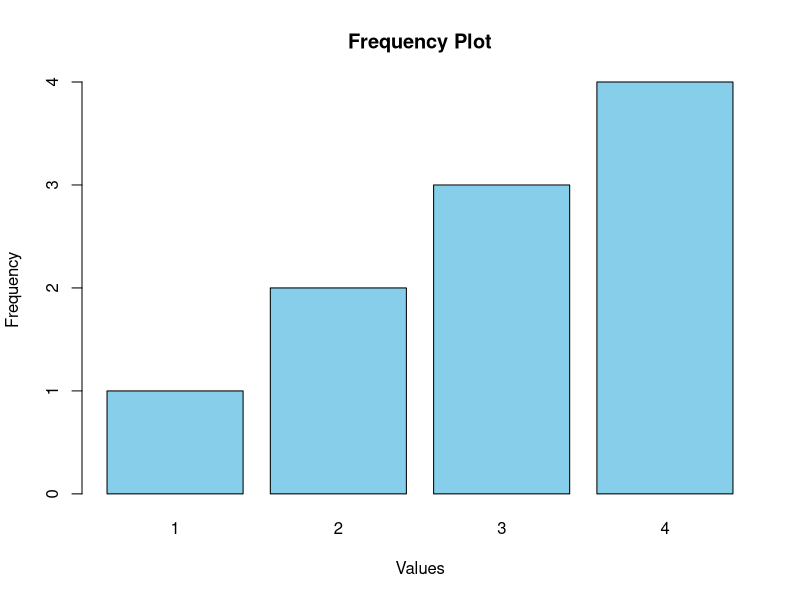

This chart was generated by the following R code:
#1) User-defined function to plot frequencies (in R)

#A frequency plot usually means a bar plot or histogram based on frequencies.
plot_frequency <- function(data_vector) {
  freq <- table(data_vector)
  barplot(freq,
          col = "skyblue",
          main = "Frequency Plot",
          xlab = "Values",
          ylab = "Frequency")
}


x <- c(1, 2, 2, 3, 3, 3, 4, 4, 4, 4)
plot_frequency(x)

#2) Use of Simulations

#Simulation is a technique used to imitate real-world processes using random numbers.

#Uses of simulations

#To study complex systems where mathematical solutions are difficult

#To estimate probabilities

#To analyze risk and uncertainty

#To test statistical models

#To validate theoretical results

#Used in finance, engineering, healthcare, weather forecasting

# Example: Tossing a coin thousands of times using a computer instead of physically tossing it.




#3) Perform simulations to show the observed probability tends towards theoretical probability
#with increase in sample size.
#Example: Coin Toss Simulation

#Theoretical probability of getting Head = 0.5
#set.seed(1)

simulate_coin <- function(n) {
  tosses <- sample(c("H", "T"), n, replace = TRUE)
  mean(tosses == "H")
}

sample_sizes <- c(10, 50, 100, 500, 1000, 5000)

observed_prob <- sapply(sample_sizes, simulate_coin)

result <- data.frame(
  Sample_Size = sample_sizes,
  Observed_Probability = observed_prob
)

print(result)


#Conclusion

#As sample size increases,
#observed probability approaches theoretical probability (0.5)
#This demonstrates the Law of Large Numbers



#4) Monte-Carlo Simulation
#Monte-Carlo Simulation is a simulation technique that uses random sampling and repeated trials to solve problems.
#Key Characteristics
#Uses random numbers
#Repeated many times (iterations)
#Estimates unknown quantities (probability, mean, area, risk)

#Example: Estimating π (Pi)
n <- 10000
x <- runif(n)
y <- runif(n)

inside_circle <- (x^2 + y^2) <= 1
pi_estimate <- 4 * mean(inside_circle)

pi_estimate


#5) Limitations of Simulations
#Major Limitations
#Computationally expensive for large simulations
#Results depend on random number quality
#Cannot give exact results, only approximations
#Requires many iterations for accuracy
#Poorly designed models give misleading results
#Difficult to validate real-world assumptions

